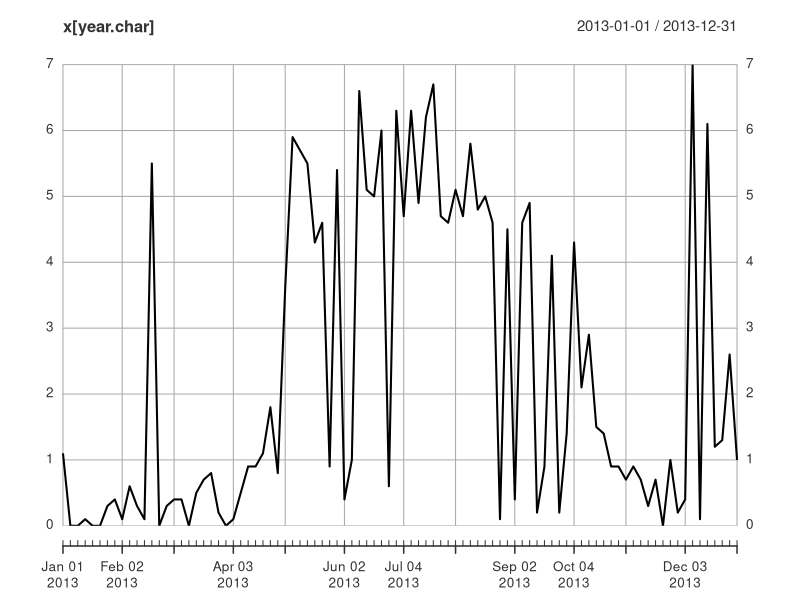
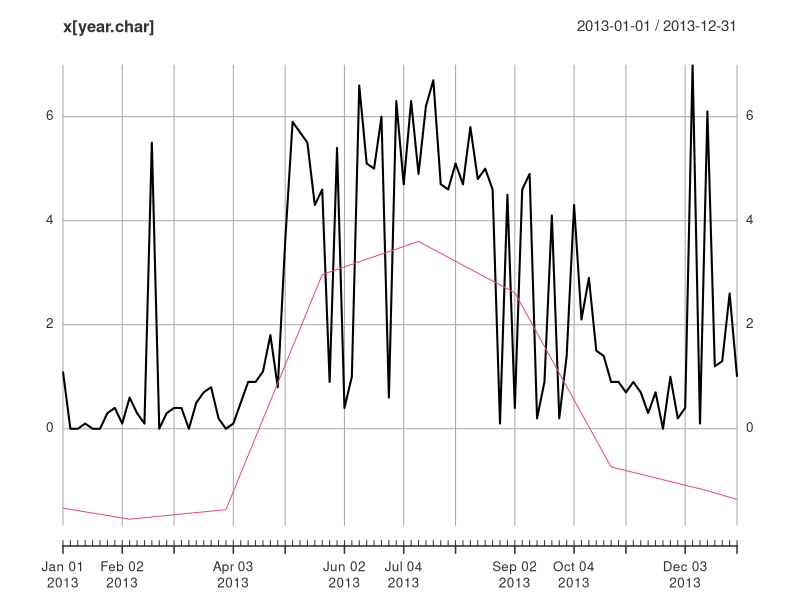
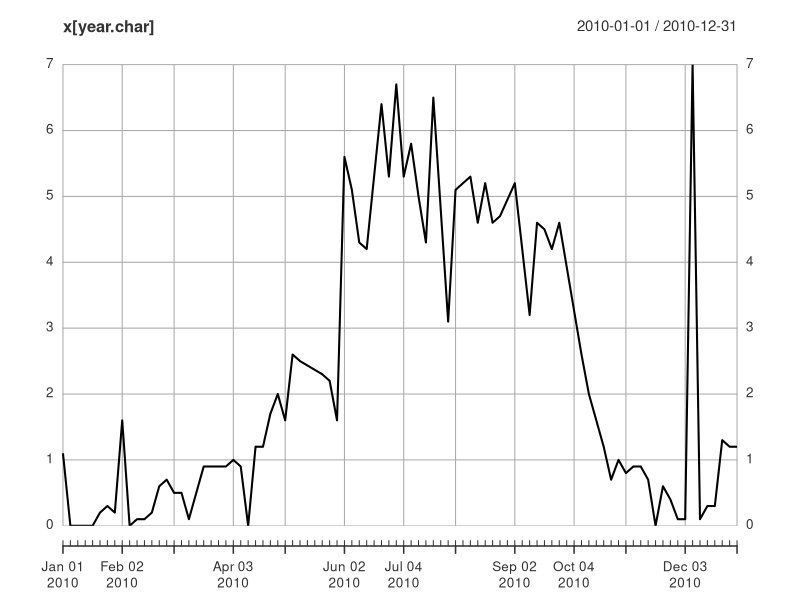
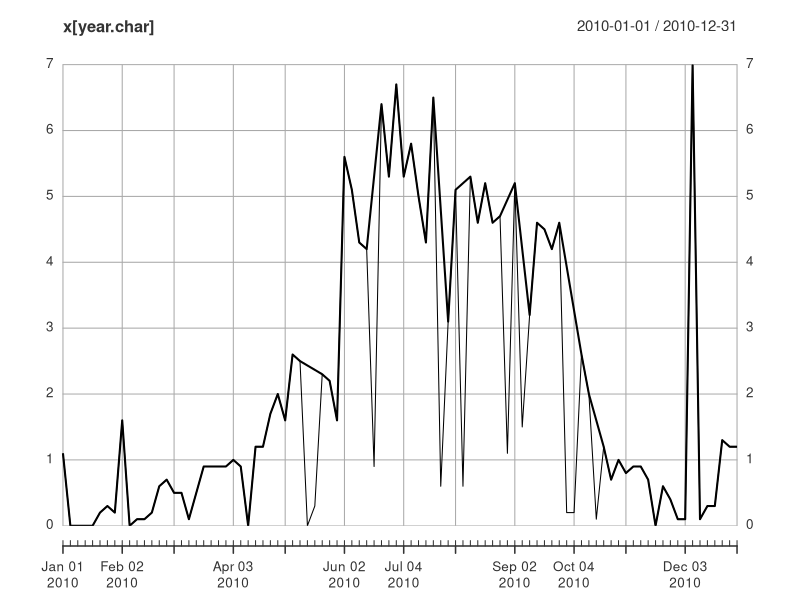
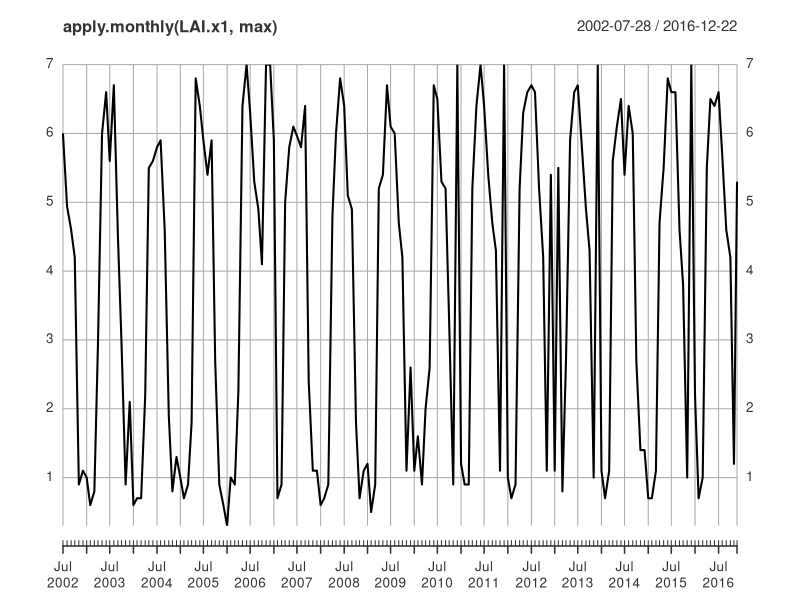

These figures' R source, in order: (Note: this script raises an error after producing the figures.)
raw <- read.csv("Hidegviz4daysWhole-MCD15A3H-006-results.csv")

library(xts)
LAI.x <- xts(raw[,9],as.Date(raw[,3]))

LAIann <- function(x, year)
{
  year.char <- as.character(year)
  plot(x[year.char])  
}

LAIann(LAI.x, 2013)

LAI.loe <- lowess(index(LAI.x),as.numeric(LAI.x),f=0.01)
LAI.lt <- xts(LAI.loe$y, index(LAI.x))
lines(LAI.lt-2, col=2)

LAI.x1 <- LAI.x
LAI.x1[LAI.x < LAI.lt-2] <- NA
LAI.x1 <- na.approx(LAI.x1)

LAIann(LAI.x1, 2010)
lines(LAI.x)

as.Date(paste0("20",rep(c(paste0("0",2:9),10:16),each=2),c("-05-01","-09-01")))

month.num <- as.numeric(format(index(LAI.x),"%m"))
month.recod <- ifelse(month.num < 5,13,month.num)
month.ws <- ifelse(month.recod >= 10,"winter","summer")

tapply(as.numeric(LAI.x), month.ws, max)

plot(apply.monthly(LAI.x1,max))

monthly.max <- round(apply.monthly(LAI.x1,max),1)

month.num <- as.numeric(format(index(monthly.max),"%m"))
month.recod <- ifelse(month.num < 5,13,month.num)
month.ws <- ifelse(month.recod >= 10,"winter","summer")

LAI.df <- data.frame(month=month.ws,max=as.numeric(monthly.max),min=as.numeric(apply.monthly(LAI.x1,min)))
o
LAI.df[LAI.df$month == "summer",3] <- NA
LAI.df[LAI.df$month == "winter",2] <- NA

LAI.maxmin <- xts(ifelse(is.na(LAI.df[,2]),LAI.df[,3],LAI.df[,2]),index(monthly.max))
plot(LAI.x, col=2)
lines(LAI.maxmin)
